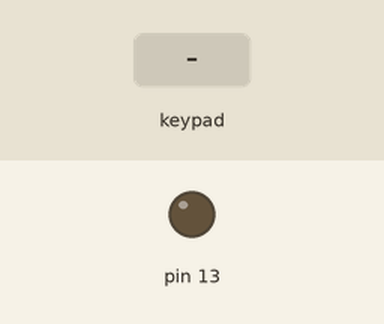
Simulated run of this sketch. Board: Arduino Uno, built with avr-gcc and run on an emulated ATmega328P. On the bench: output pins drawn as LEDs (lit = HIGH). The inputs (shaded band) are chosen by the test bench.

Above: at 1.2 s.
1.3 s: key '9' pressed
At 2.5 s:
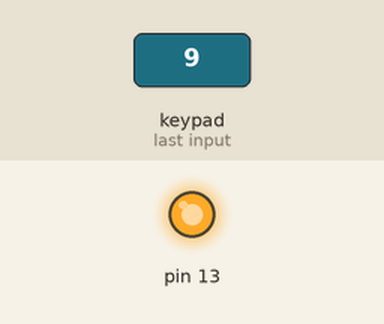
2.8 s: key '0' pressed
At 4.6 s:
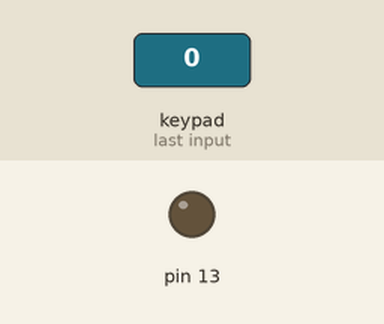
Timing chart, 0 to 6.1 s (numbered marks = the images above; inputs shaded):
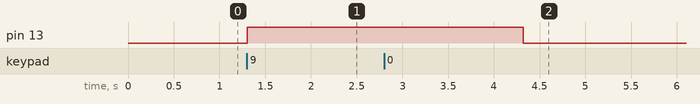

Measured:
- after the input at 1.3 s, pin 13: LOW → HIGH at once
- after the input at 2.8 s, pin 13: HIGH → LOW after 1.5 s

The sketch:

hurt_locker_5.0.ino
```cpp
/* @file HelloKeypad.pde
|| @version 1.0
|| @author Alexander Brevig
|| @contact alexanderbrevig@gmail.com
||
|| @description
|| | Demonstrates the simplest use of the matrix Keypad library.
|| #
*/
#include <Keypad.h>

const byte ROWS = 4; //four rows
const byte COLS = 4; //three columns
char keys[ROWS][COLS] = {
  {'1','2','3','A'},
  {'4','5','6','B'},
  {'7','8','9','C'},
  {'*','0','#','D'}
};
byte rowPins[ROWS] = {9,8,7,6} ; //connect to the row pinouts of the keypad
byte colPins[COLS] = {5,4,3,2};//connect to the column pinouts of the keypad

Keypad keypad = Keypad( makeKeymap(keys), rowPins, colPins, ROWS, COLS );

void setup(){
  pinMode(13,OUTPUT);
  Serial.begin(9600);
}

void loop(){
  char key = keypad.getKey();

  if (key=='9'){
    digitalWrite(13,HIGH);
    delay(3000);
  }
  if (key=='0'){
    digitalWrite(13,LOW);
    delay(3000);
  }
}
```
